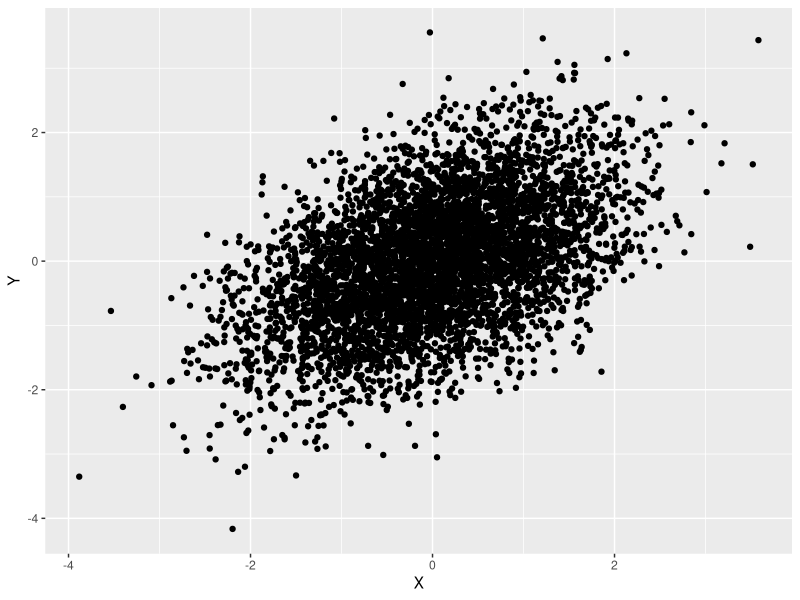
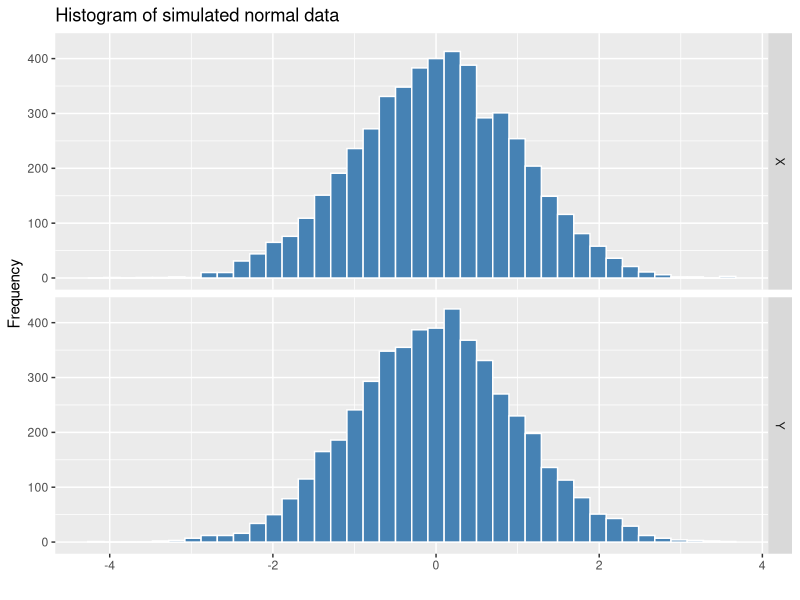

Reproduce these figures in R, in order.
## ---- chunk 1
knitr::opts_chunk$set(warning = FALSE, message = FALSE)
## ---- chunk 2
# Ensure you have "MASS" and "VGAM" packages installed
library(MASS) # mvrnorm()
library(VGAM) # pbinorm()
library(ggplot2) # ggplot()
library(tidyr) # gather()
## ---- chunk 3
# Suppose X and Y have a bivariate normal distribution with parameter values: 

mean_X <- 0 # mean of X 
mean_Y <- 0 # mean of Y 

sd_X <- 1 # standard deviation of X 
sd_Y <- 1 # standard deviation of X 

cor_XY <- 0.5 # correlation of X and Y 

mu <- c(mean_X,mean_Y) # vector of means
cov_XY <- sd_X*sd_Y*cor_XY # rearranging the correlation formula
sigma <- matrix(c(sd_X^2, cov_XY, cov_XY, sd_Y^2), nrow = 2) # variance-covariance matrix
## ---- chunk 4
random_number <- 234 # this can be any number
set.seed(random_number)

n <- 5000 # number of simulated values 
r_data <- mvrnorm(n, mu, sigma) 
colnames(r_data) <- c("X", "Y") 
 
head(r_data,10) # look at first 10 sampled values
## ---- chunk 5
colMeans(r_data) # produces sample means 

var(r_data) # produces sample variance-covariance matrix 

cor(r_data) # produces sample correlation matrix 
## ---- chunk 6
r_data_df <- as.data.frame(r_data)
ggplot(r_data_df, aes(x=X, y=Y)) + geom_point()
## ---- chunk 7

r_data_df <- gather(r_data_df,"key","value","X", "Y")

ggplot(r_data_df, aes(x=value)) + 
  geom_histogram(bins = 40, color = "white", fill = "steelblue") + 
  facet_grid(key ~ .) + 
  labs(x = '', y= 'Frequency', title = 'Histogram of simulated normal data')
## ---- chunk 8
prob <- pbinorm(0.5, 0.5, mean_X, mean_Y, sd_X^2, sd_Y^2, cov_XY) 
round(prob,3)

propn <- sum(r_data[,1] < -0.5 & r_data[,2] < 0.7)/n
round(propn,3)
